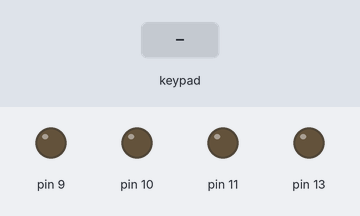
Simulated run of this sketch. Board: Arduino Uno, built with avr-gcc and run on an emulated ATmega328P. On the bench: output pins drawn as LEDs (lit = HIGH). The test bench sets the inputs (shaded band). What the sketch prints to the serial monitor is not drawn.

Above: at 1.2 s.
1.3 s: keypad keys 7 6 5 4 pressed 0.4 s apart
At 3.1 s:
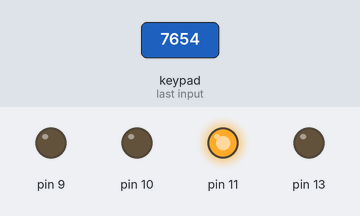
4.4 s: key 'A' pressed
7.4 s: key 'B' pressed
8.9 s: keypad keys 7 6 5 4 # pressed 0.4 s apart
At 13.7 s:
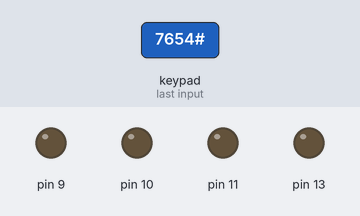
13.9 s: key '1' pressed
At 18.4 s:
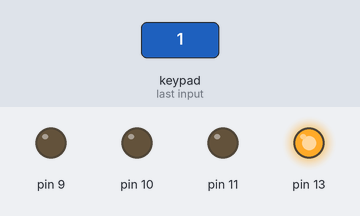
Timing chart, 0 to 49.4 s (numbered marks = the images above; inputs shaded):
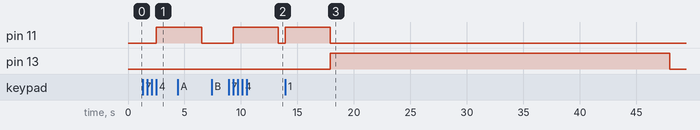

The sketch:

Improved_Digital_Code_Lock_System.ino
```cpp
//The system basically allows one to unlock the system based on the safety key the user enters.
//LEDs are indicators of sucessful unlocking or failure
//There are limits set in the system for keeping the same password . One can keep the same password max of 5 times
//If the user enters wrong password for 3 times consecutively then he/she is entitled to have a long wait after which they are again allowed to enter the password again
//This is basically to ensure more protection
//Improvement is based on the fact that this ensures more protection than systems wherein you keep a same standard password and never change it and this is also more safe as if wrong password threshold is reached he/she who tries to enter the system basically cant unlock it for a long time(predefined) because the system identifies them as people trying to hack the system illegally
#include <Keypad.h>

const byte numRows= 4; //number of rows on the keypad
const byte numCols= 4; //number of columns on the keypad

//keymap defines the key pressed according to the row and columns just as appears on the keypad
char keymap[numRows][numCols]=
{
{'1', '2', '3', 'A'},
{'4', '5', '6', 'B'},
{'7', '8', '9', 'C'},
{'*', '0', '#', 'D'}
};

//Code that shows the the keypad connections to the arduino terminals
byte rowPins[numRows] ={7,6,5,4}; //Rows 0 to 3
byte colPins[numCols]= {3,2,1,0}; //Columns 0 to 3
char pass[4];
char pass1[4];
int flage;
int flagp;
//initializes an instance of the Keypad class
Keypad myKeypad= Keypad(makeKeymap(keymap), rowPins, colPins, numRows, numCols);
int ij=0;
int j=0;
int j1=0;
void setup()
{
  pass1[0]='1';
  pass1[1]='2';
  pass1[2]='2';
  pass1[3]='1';
  flage=0;
  flagp=0;
Serial.begin(9600);
  while (! Serial); // Wait untilSerial is ready
  Serial.println("Welcome to Digital Code Lock System.\nEnter the 4 digit digital code for unlocking your door\n");
pinMode(9, OUTPUT);
pinMode(10, OUTPUT);
pinMode(11, OUTPUT);
pinMode(13, OUTPUT);
}
int fj=0;
int flag1=0;
void loop()
{
  while(j<4)
{
char key=myKeypad.getKey();
if(key)
{
pass[j]=key;
Serial.print(pass[j]);
j++;
}
}
Serial.print("\n");
if(j==4)
{
  ij=0;
  while(ij<4)
  {
    if(pass[ij]!=pass1[ij])
    {
      flag1+=1;
      //Serial.print(flag1);
    }

    ij++;
  }
}
//Serial.print(flag1);
if((j==4)&&(flag1==0))
{
  Serial.println("You have successfully unlocked your system\n");
  flage=0;
  flagp+=1;
  j=0;
   digitalWrite(10, HIGH);   // turn the LED on (HIGH is the voltage level)
   delay(4000);              // wait for a second
   digitalWrite(10,LOW);    // turn the LED off by making the voltage LOW
   fj=1;
}
else if((j==4)&&(flag1>0))
{
  Serial.println("Your attempt to unlock your system was unsuccessful.Try Again!!!");
  flage+=1;
  j=0;
   digitalWrite(11, HIGH);   // turn the LED on (HIGH is the voltage level)
   delay(4000);              // wait for a second
   digitalWrite(11,LOW);    // turn the LED off by making the voltage LOW
   fj=1;
}
j=0;
flag1=0;
if(flage==3)
{
  flage=0;
  digitalWrite(13, HIGH);
  Serial.println("As you have exceeded the limit of unsuccessfully unlocking three times your system at a strech try again after buzzer stops\n");
  delay(30000);
  digitalWrite(13,LOW);
  Serial.println("Now you can retry your attempt");
}
if(flagp==5)
{
  flagp=0;
  flage=0;
  Serial.println("The maximum limit for keeping the same password is 5 successful attempts.\nTo continue change your 4 digit password\n");
     while(j1<4)
{
char keyk=myKeypad.getKey();
if(keyk)
{
pass1[j1]=keyk;
Serial.print(pass1[j1]);
j1++;
}
}
Serial.println("Password Changed Successfully\n");
   digitalWrite(9, HIGH);   // turn the LED on (HIGH is the voltage level)
   delay(4000);              // wait for a second
   digitalWrite(9,LOW);    // turn the LED off by making the voltage LOW
j1=0;
}
if(fj==1)
{
  fj=0;
  Serial.println("Enter the 4 digit digital code for unlocking your door\n");
}
}
```

Measured:
- after the input at 1.3 s, pin 11: LOW → HIGH after 1.2 s
- after the input at 7.4 s, every drawn part: stays the same
- after the input at 8.9 s, pin 11: LOW → HIGH after 0.41 s, → LOW 4.0 s later
- after the input at 13.9 s, pin 11: LOW → HIGH at once, → LOW 4.0 s later; pin 13: LOW → HIGH after 4.0 s, → LOW 30.1 s later
